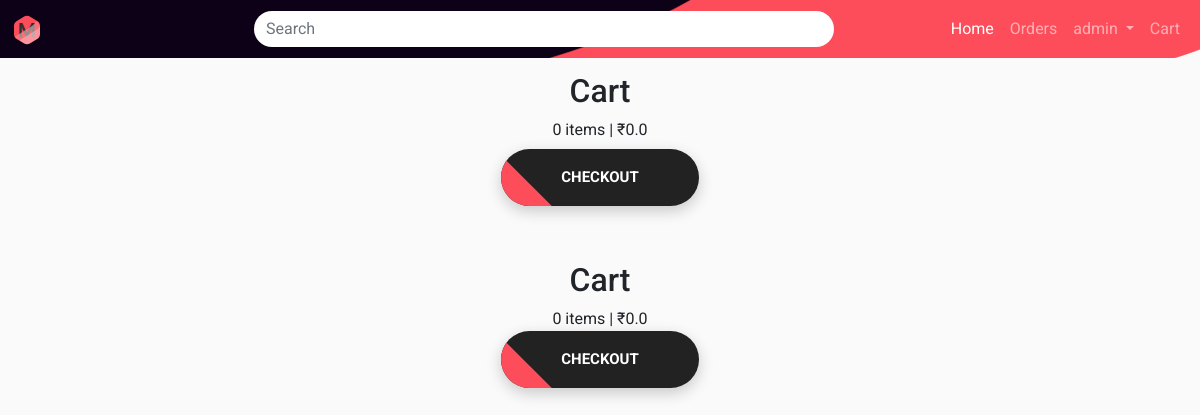
The page /cart/ (signed in) on the database as committed earlier.
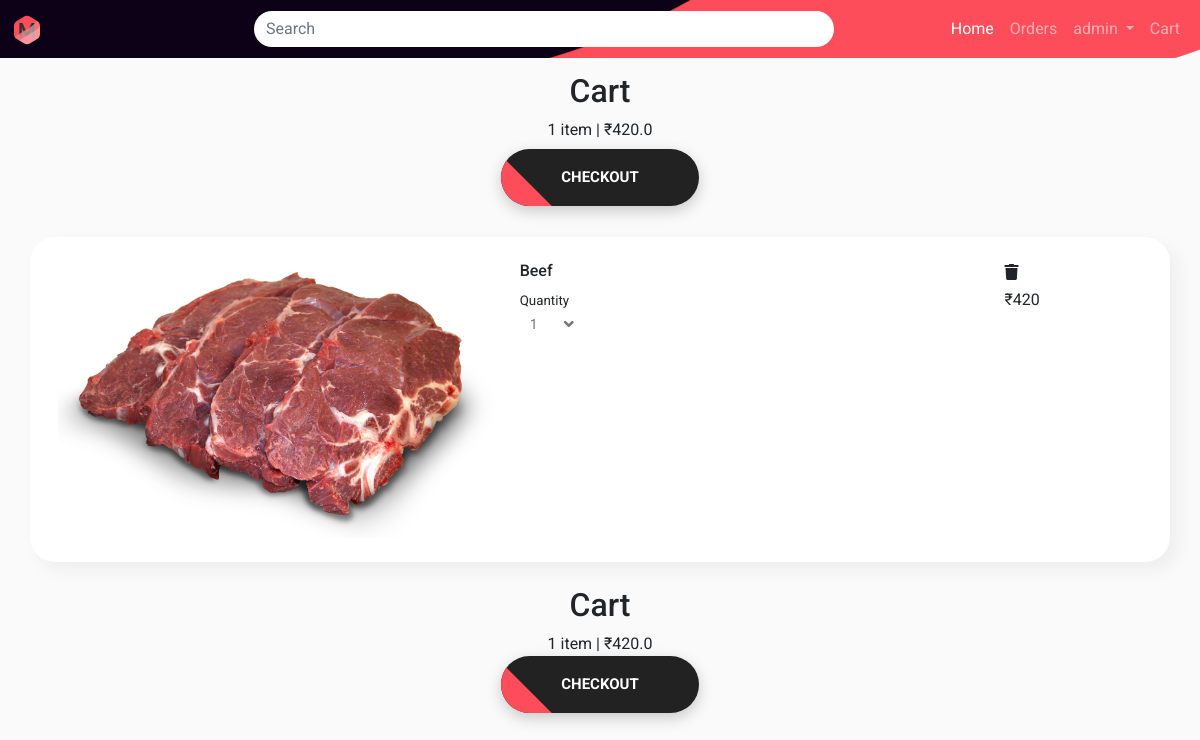
The same page on the database as committed later.
### home/models.py (models this page shows, shortened)
class CartModel(models.Model):
    user = models.OneToOneField(settings.AUTH_USER_MODEL, related_name="cart", on_delete=models.CASCADE)
    total = models.FloatField()
    pincode = models.IntegerField()
    state = models.TextField(max_length=20)

class CartItem(models.Model):
    item = models.ForeignKey(Product, related_name="cart_item", on_delete=models.CASCADE)
    quantity = models.PositiveIntegerField()
    cart = models.ForeignKey(CartModel, related_name="items", on_delete=models.CASCADE)

class Product(models.Model):
    meat_type = (
        ('c', 'chicken'),
        ('b', 'beef'),
        ('m', 'mutton'),
        ('p', 'pork'),
        ('f', 'fish'),
    )
    title = models.CharField(max_length=255)
    description = models.TextField(max_length=2048)
    price = models.FloatField()
    stock = models.IntegerField()
    meat = models.CharField(max_length=1, choices=meat_type)

class ImageModel(models.Model):
    title = models.TextField(max_length=10)
    mainimage = models.ImageField(upload_to="static/images/", null=True)
    image = models.ForeignKey(Product, related_name='images', on_delete=models.CASCADE)

### home/views.py (the view)
# urls.py: path('cart/', views.cart, name='cart'),
@login_required
def cart(request):
    context = {}
    user = User.objects.get(id=request.user.id)
    cart = user.cart
    items = cart.items.all()
    for i in items:
        i.range = range(1, i.item.stock + 1)
    print(context)
    context['items'] = items
    context['len_items'] = len(items)
    context['total'] = cart.total
    return render(request, template_name="cart.html", context=context)

### templates/cart.html (shortened to what the changed rows need)
{% extends "base.html" %}
{% load static %}
{% block extra_css %}
    <link rel="stylesheet" href="{% static 'index.css' %}">
    <link rel="stylesheet" href="{% static 'cart.css' %}"/>
    <link rel="stylesheet" href="{% static 'button.css' %}"/>
{% endblock %}
{% block content %}
    <div class="container-fluid py-5">
        <div class="row text-center py-4">
            <h2>Cart</h2>
            <div><span class="items">{{ len_items }}</span>
                {% if len_items == 1 %}
                    item
                {% else %}
                    items
                {% endif %}
                | ₹<span class="total">{{ total }}</span></div>
            <div class="button_container">
                <a href="/checkout" class="btn">
                </a>
            </div>
        </div>
        <div class="container">
            <div class="row neumorphic_container px-3">
                {% for item in items %}
                    <div class="col-xs-12" id="{{ item.id }}_row">
                        <div class="row py-4">
                            <div class=" col-5">
                                <div class="pull-left">
                                    <div>
                                        <img src="/{{ item.item.images.all.0.mainimage }}" alt="/{{ item.item.title }}"
                                             class="w-100">
                                    </div>
                                </div>
                            </div>
                            <div class="col-7">
                                <div class="row">
                                    <div class="h6 col-9 font-weight-bold me-auto">{{ item.item.title }}</div>
                                    <div class="col">
                                        <i class="fa fa-trash deleteitemfromcart"></i>
                                    </div>
                                </div>
                                <div class="row">
                                    <div class="col col-6 col-md-9">
                                        <div class>
                                            <label for="inputGroupSelect01" style="font-size: smaller">Quantity</label>
                                        </div>
                                        <div class="holder ">
                                            <div class="fa fa-angle-down e4f9riy3"></div>
                                            <select value="{{ item.quantity }}" class="cart_quantity selects"
                                                    onmousedown="if(this.options.length>8){this.size=8;}"
                                                    onchange='this.size=0;' onblur="this.size=0;">
                                                {% for i in item.range %}
                                                    <option value="{{ i }}"
                                                            {% if i == item.quantity %}
                                                            selected
                                                            {% endif %}
                                                    >{{ i }}</option>
                                                {% endfor %}
                                            </select>
                                        </div>
                                    </div>
                                    <div class="col">
                                        <p id="price_{{ item.id }}" class="font-weight-bold">
                                            ₹{% widthratio item.item.price 1 item.quantity %} </p>
                                    </div>
                                </div>
                            </div>
                        </div>
                    </div>
                {% endfor %}
            </div>
        </div>
        <div class="row text-center py-4">
            <h2>Cart</h2>
            <div><span class="items">{{ len_items }}</span>
                {% if len_items == 1 %}
                    item
                {% else %}
                    items
                {% endif %}
                | ₹<span class="total">{{ total }}</span></div>
            <div class="button_container">
                <a href="/checkout">
                </a>
            </div>
        </div>
    </div>
{% endblock %}

Rows that differ between the two databases and show on the page:
changed CartModel: total "0.0" → "420.0"
added CartItem: item.images.all.0.mainimage (picture), item "Beef", quantity "1", item+quantity "420"
Other text that changed with them:
{{ len_items }}: "0" → "1"
text no longer shown: "items items"
text now shown: "item item"
